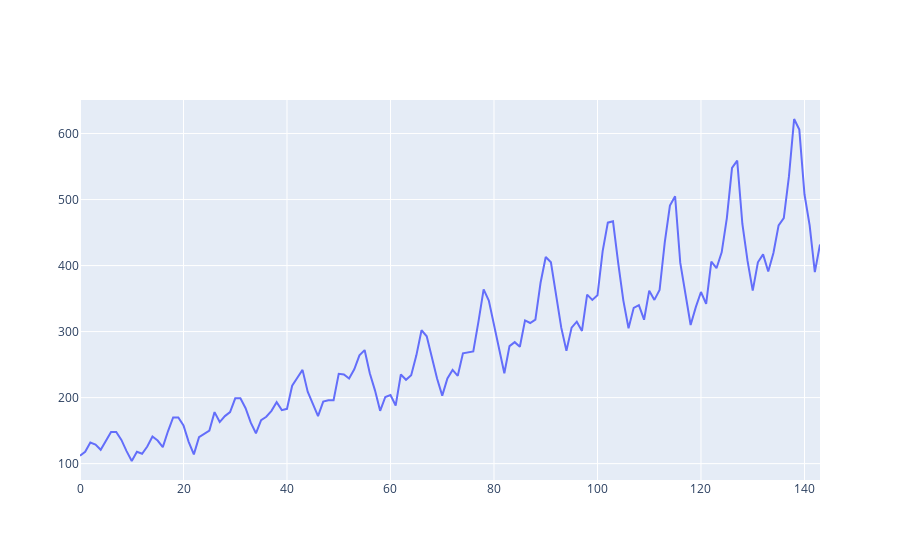

Source (notebook cell):
### Markdown cell above
# Airline Data

### Code cell
airline=load_airline()
t=[i for i in range(len(airline))]
fig=go.Figure()
fig.add_trace(go.Scatter(x=t,y=airline,mode='lines'))
fig.show()

### Figure 1 — Plotly figure (JSON) as saved in the notebook; plotly's stock layout.template omitted (floating-point values rounded to 4 significant figures; data arrays with more than 128 entries replaced by an {"elided": "..."} marker saying what was removed)
{"data": [{"mode": "lines", "type": "scatter", "x": {"elided": "144 int values"}, "y": {"elided": "144 int values"}}], "layout": {}}
